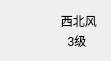
    <widget class="QWidget" name="horizontalLayoutWidget_4">
     <property name="geometry">
      <rect>
       <x>30</x>
       <y>360</y>
       <width>111</width>
       <height>61</height>
      </rect>
     </property>
     <layout class="QHBoxLayout" name="horizontalLayout">
      <property name="spacing">
       <number>0</number>
      </property>
      <item>
       <widget class="QLabel" name="label_3">
        <property name="sizePolicy">
         <sizepolicy hsizetype="Ignored" vsizetype="Ignored">
          <horstretch>0</horstretch>
          <verstretch>0</verstretch>
         </sizepolicy>
        </property>
        <property name="maximumSize">
         <size>
          <width>40</width>
          <height>40</height>
         </size>
        </property>
        <property name="text">
         <string/>
        </property>
        <property name="pixmap">
         <pixmap resource="res.qrc">:/weatherImages/wind.png</pixmap>
        </property>
        <property name="scaledContents">
         <bool>true</bool>
        </property>
       </widget>
      </item>
      <item>
       <layout class="QVBoxLayout" name="verticalLayout">
        <property name="spacing">
         <number>0</number>
        </property>
        <item>
         <widget class="QLabel" name="lb_Windfx">
          <property name="text">
           <string>   西北风</string>
          </property>
         </widget>
        </item>
        <item>
         <widget class="QLabel" name="lb_Winfl">
          <property name="text">
           <string>     3级</string>
          </property>
         </widget>
        </item>
       </layout>
      </item>
     </layout>
    </widget>
